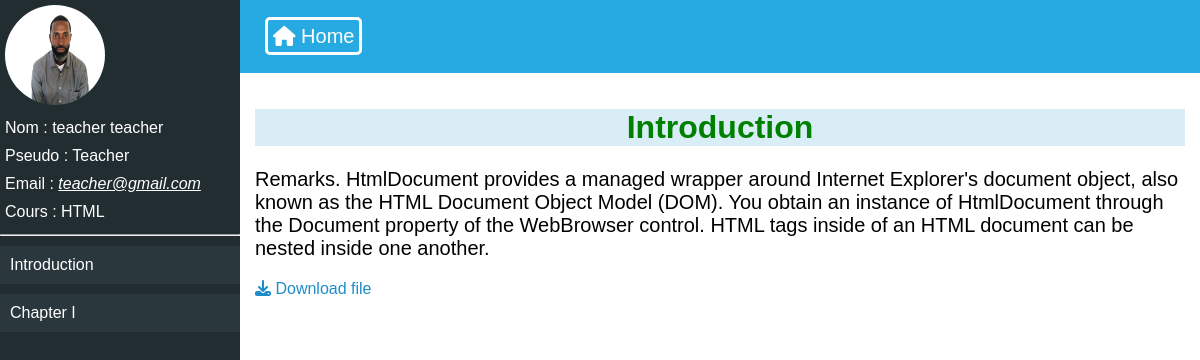
Page /online_courses/follow_course/index.php?course_id=11 on the committed database.
### tables this page shows
CREATE TABLE `courses` (
  `id` int(11) NOT NULL,
  `id_prof` int(11) NOT NULL,
  `name` varchar(100) NOT NULL,
  `description` varchar(100) NOT NULL,
  `image` varchar(100) NOT NULL
);

CREATE TABLE `users` (
  `id` int(11) NOT NULL,
  `first_name` varchar(30) NOT NULL,
  `last_name` varchar(30) NOT NULL,
  `username` varchar(30) NOT NULL,
  `email` varchar(30) NOT NULL,
  `password` varchar(100) NOT NULL,
  `country` varchar(30) NOT NULL,
  `state` varchar(30) NOT NULL,
  `phone` int(11) NOT NULL DEFAULT 0,
  `gender` varchar(4) NOT NULL,
  `birth_date` date NOT NULL,
  `school_level` varchar(30) NOT NULL,
  `school_option` varchar(30) NOT NULL,
  `profile_image` varchar(500) NOT NULL DEFAULT 'default.jpg',
  `background_image` varchar(500) NOT NULL DEFAULT 'default.jpg',
  `suspended` int(11) NOT NULL DEFAULT 0,
  `account_type` varchar(30) NOT NULL
);

CREATE TABLE `chapters` (
  `id` int(11) NOT NULL,
  `name` varchar(100) NOT NULL,
  `description` varchar(255) NOT NULL,
  `full_course` text NOT NULL,
  `file_location` varchar(100) DEFAULT NULL,
  `video_file` varchar(100) DEFAULT NULL,
  `course` int(11) NOT NULL
);

### online_courses/follow_course/index.php (the view, shortened to what this page needs)
<?php
if (!empty($_GET)) {
  $course_id = $_GET["course_id"];
  if (!empty($_GET["id"])) {
    $id = $_GET["id"];
  } else {
    $id = "";
  }
}
?>
<!doctype html>
<html lang="en-us">
<head>
  <link rel="stylesheet" href="style.css">
  <link rel="stylesheet" href="vendor/fonts/css/all.css">
</head>
<body>
<div id="fill_in" class="">
  <div id="left_side" class="leftside">
    <?php
    $db = Database::connect();
    $query = $db -> query("SELECT * FROM courses WHERE id = '$course_id'");
    while ($found_course = $query -> fetch()) {
      $teacher_id = $found_course["id_prof"];
      $query_teacher = $db -> query("SELECT * FROM users WHERE id = '$teacher_id'");
      $found_teacher = $query_teacher -> fetch();
      ?>
      <li><img src="../../images/profile/<?= $found_teacher['profile_image'] ?>" width="100px" height="100px" alt=""></li>
      <li>Nom : <?= $found_teacher["first_name"] . " " . $found_teacher["last_name"] ?></li>
      <li>Pseudo : <?= $found_teacher["username"] ?></li>
      <li>Email : <a href="mailto:<?= $found_teacher["email"] ?>"><?= $found_teacher["email"] ?></a></li>
      <li>Cours : <?= $found_course['name'] ?></li>
      <?php
    }
    ?>
    <hr>
    <?php
    $db = Database::connect();
    $query = $db->query("SELECT * FROM chapters WHERE course = '$course_id'");
    while ($found_chap = $query -> fetch()) {
      ?>
      <a class="chaps_titles" href="index.php?course_id=<?= $course_id ."&id=". $found_chap["id"] ?>"><?= $found_chap["name"] ?></a>
      <?php
    }
    ?>
  </div>
  <div id="right_side" class="rside_int">
    <?php require 'course_nav.php'; ?>
    <div class="course_content">
      <?php
      if (empty($id)) {
        $db = Database::connect();
        $query = $db->query("SELECT * FROM chapters WHERE course = '$course_id' LIMIT 1");
        while ($found_chap = $query -> fetch()) {
          ?>
          <h1><?= $found_chap["name"] ?></h1>
          <p><?= $found_chap["full_course"] ?></p>
          <a href="#" class="download_file"><i class="fas fa-download"></i> Download file</a>
          <?php
        }
      }
      ?>
    </div>
  </div>
</div>
</body>
</html>

### online_courses/follow_course/course_nav.php (shortened to what this page needs)
<!DOCTYPE html>
<html lang="en">
<head>
    <link rel="stylesheet" href="../../fontawesome5/css/all.min.css">
</head>
<body>
    <nav>
        <a class="hlink" href="../../newsfeed.php"><i class="fas fa-home"></i> Home</a>
    </nav>
</body>
</html>

### online_courses/follow_course/style.css (style rules this page uses)
* { font-family: arial; }
html, body { height: 100%; margin: 0; padding: 0; }
#fill_in { background-color: green; height: 100%; min-height: 100%; }
#fill_in div { display: inline-block; }
#left_side, #right_side { height: 100%; min-height: 100%; max-height: 100%; overflow: scroll; }
#left_side { width: 20%; float: left; }
#right_side { width: 80%; }
.course_content { padding: 15px; }
.course_content p { font-size: 20px; }
div h1 { text-align: center; color: green; background: #D9EDF6; }
img { border-radius: 50px; }
.leftside { background: #222D31; }
.leftside .chaps_titles { text-decoration: none; display: block; background: #2A373D; padding: 10px; margin-top: 10px; color: white; }
.leftside li { display: block; padding: 5px; color: #ffffff; }
.leftside li a { font-style: italic; color: #ffffff; }
.rside_int { background: white; }
.rside_int H1 { color: green; }
.download_file { text-decoration: none; color: rgba(30, 140, 200, 1); }

### online_courses/follow_course/course_nav.php (style rules this page uses)
nav { background: #27aae1; padding: 25px; }
.hlink { color: #fff; text-decoration: none; font-size: 20px; border-radius: 5px; border: 3px solid #fff; padding: 5px; transition: .5s; }

### rows in the picture
courses: id_prof.profile_image (picture), id_prof.first_name "teacher", id_prof.last_name "teacher", id_prof.username "Teacher", id_prof.email "teacher@gmail.com", name "HTML"
chapters: name "Introduction", full_course "Remarks. HtmlDocument provides a managed wrapper around Internet Explorer's document object, also known as the HTML Document Object Model (DOM). You obtain an instance of HtmlDocument through the Document property of the WebBrowser control. HTML tags inside of an HTML document can be nested inside one another."
chapters: name "Chapter I"
